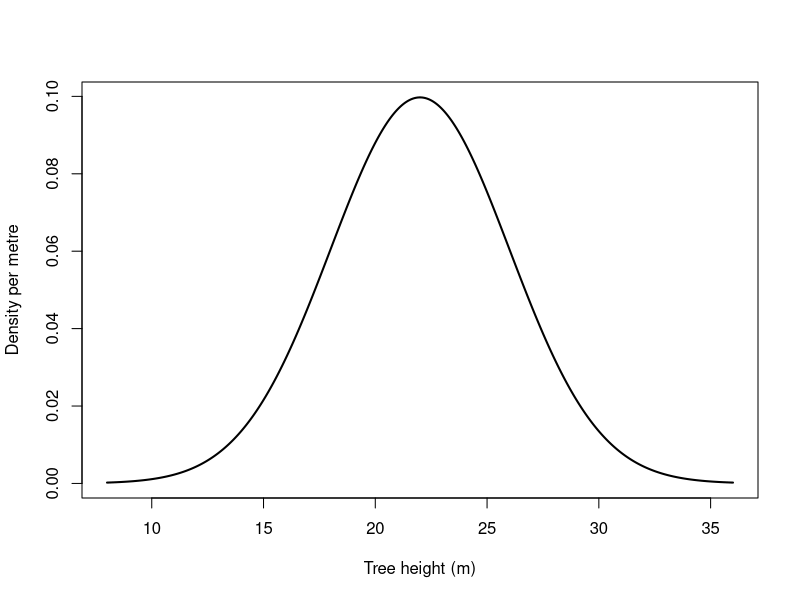
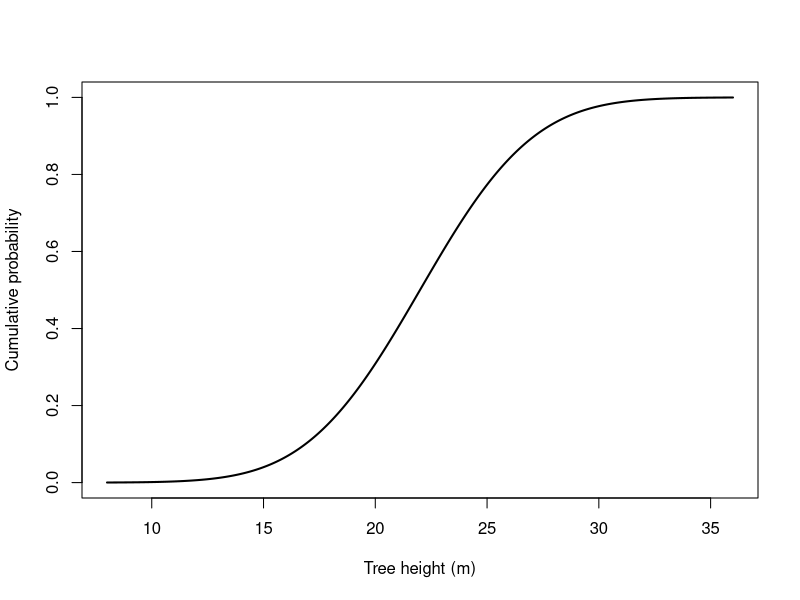
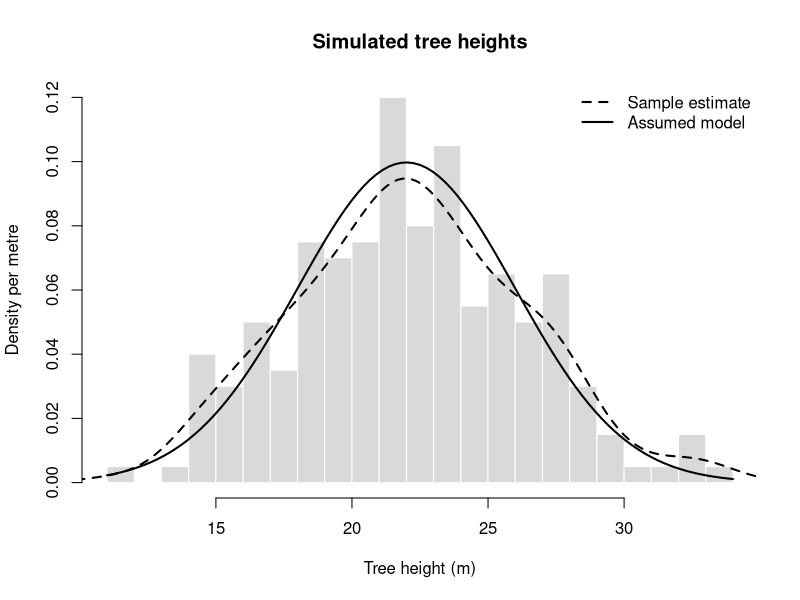
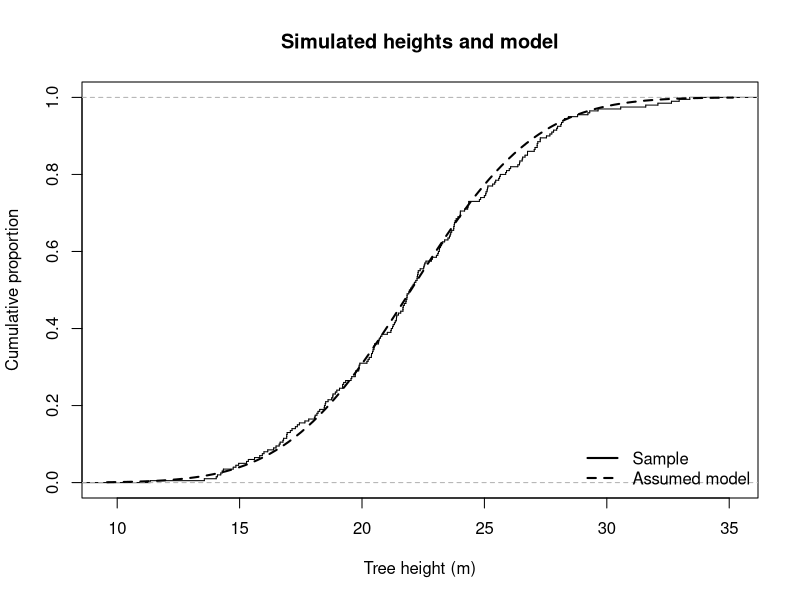
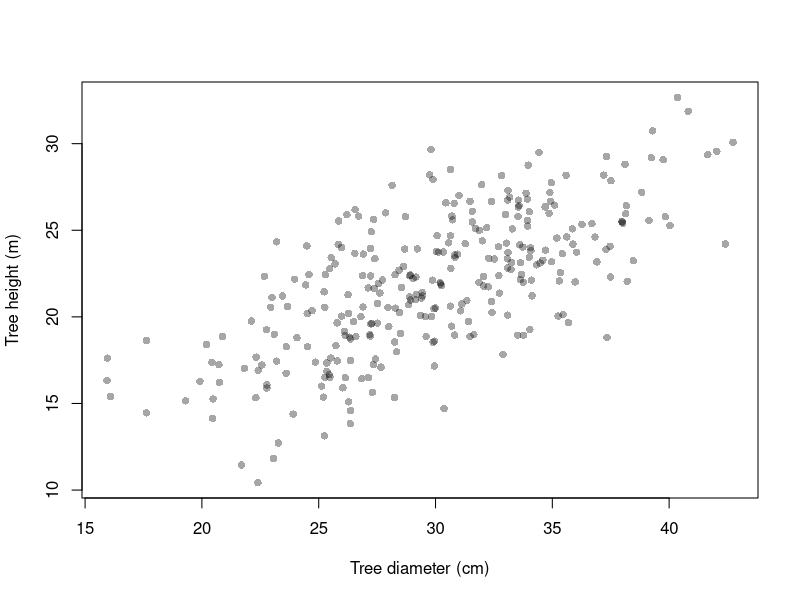
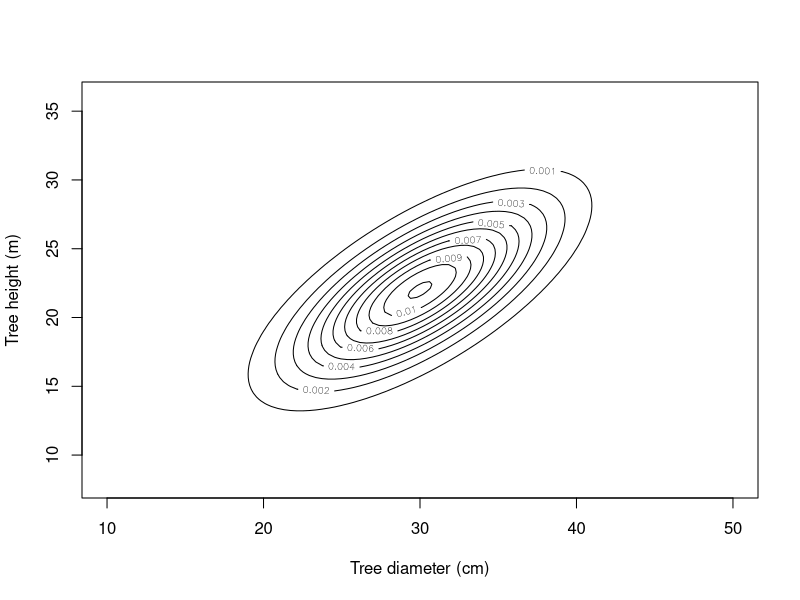
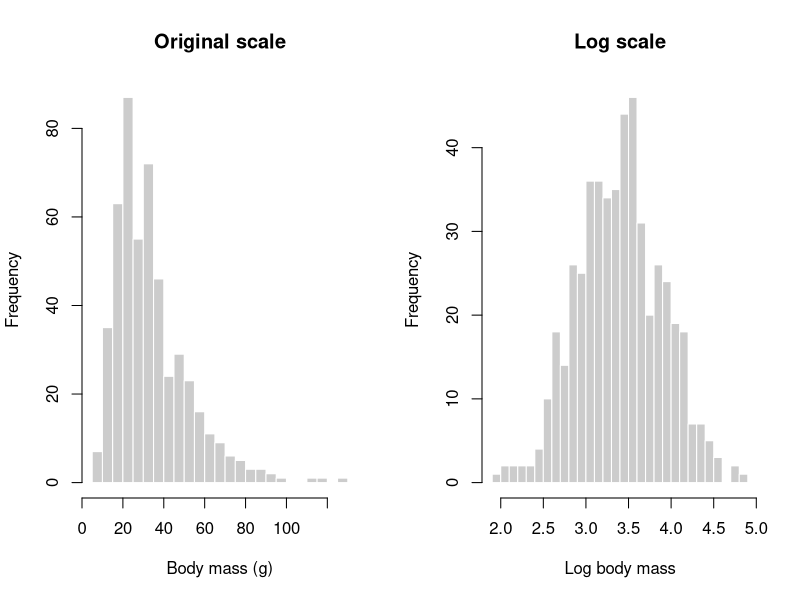
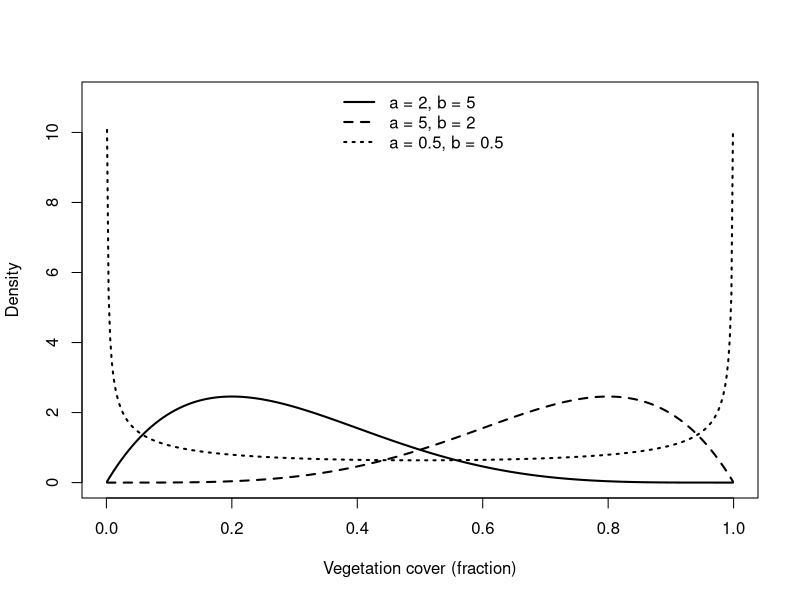

Write R code to recreate these figures, in order.
## ---- chunk 1
#| echo: false
#| eval: true
#| fig-cap: "Assumed normal density for tree height. Interval probability is area under the curve."
height_values = seq(from = 8, to = 36, length.out = 400)
height_density = dnorm(x = height_values, mean = 22, sd = 4)
plot(
  x = height_values, y = height_density, type = "l", lwd = 2,
  xlab = "Tree height (m)", ylab = "Density per metre"
)
## ---- chunk 2
#| echo: false
#| eval: true
#| fig-cap: "Cumulative probability for the assumed tree-height model."
height_values = seq(from = 8, to = 36, length.out = 400)
plot(
  x = height_values,
  y = pnorm(q = height_values, mean = 22, sd = 4),
  type = "l", lwd = 2, ylim = c(0, 1),
  xlab = "Tree height (m)", ylab = "Cumulative probability"
)
## ---- chunk 3
#| echo: false
#| eval: true
#| fig-cap: "A simulated sample of tree heights, its kernel density estimate, and the assumed normal density."
set.seed(seed = 73)
tree_heights = rnorm(n = 200, mean = 22, sd = 4)
hist(
  x = tree_heights, breaks = 16, probability = TRUE,
  col = "grey85", border = "white",
  xlab = "Tree height (m)", ylab = "Density per metre",
  main = "Simulated tree heights"
)
lines(density(x = tree_heights), lwd = 2, lty = 2)
curve(dnorm(x = x, mean = 22, sd = 4), add = TRUE, lwd = 2)
legend(
  "topright", legend = c("Sample estimate", "Assumed model"),
  lty = c(2, 1), lwd = 2, bty = "n"
)
## ---- chunk 4
#| echo: false
#| eval: true
#| fig-cap: "Empirical cumulative distribution of simulated heights and the assumed model's cumulative distribution."
set.seed(seed = 73)
tree_heights = rnorm(n = 200, mean = 22, sd = 4)
plot(
  ecdf(tree_heights), do.points = FALSE, verticals = TRUE,
  xlab = "Tree height (m)", ylab = "Cumulative proportion",
  main = "Simulated heights and model"
)
curve(pnorm(q = x, mean = 22, sd = 4), add = TRUE, lwd = 2, lty = 2)
legend(
  "bottomright", legend = c("Sample", "Assumed model"),
  lty = c(1, 2), lwd = 2, bty = "n"
)
## ---- chunk 5
#| echo: false
#| eval: true
#| fig-cap: "Simulated tree heights and diameters with a positive association."
set.seed(seed = 50)
n_trees = 300
z_height = rnorm(n = n_trees)
z_other = rnorm(n = n_trees)
tree_height = 22 + 4 * z_height
tree_diameter = 30 + 5 * (0.7 * z_height + sqrt(1 - 0.7^2) * z_other)
plot(
  x = tree_diameter, y = tree_height, pch = 16,
  col = grDevices::adjustcolor("black", alpha.f = 0.35),
  xlab = "Tree diameter (cm)", ylab = "Tree height (m)"
)
## ---- chunk 6
#| echo: false
#| eval: true
#| fig-cap: "Contours of the assumed joint density for tree diameter and height."
diameter_grid = seq(from = 10, to = 50, length.out = 100)
height_grid = seq(from = 8, to = 36, length.out = 100)
rho = 0.7
joint_density = outer(
  X = diameter_grid, Y = height_grid,
  FUN = function(diameter, height) {
    dx = (diameter - 30) / 5
    hy = (height - 22) / 4
    exp(-(dx^2 - 2 * rho * dx * hy + hy^2) / (2 * (1 - rho^2))) /
      (2 * pi * 5 * 4 * sqrt(1 - rho^2))
  }
)
contour(
  x = diameter_grid, y = height_grid, z = joint_density,
  nlevels = 8, xlab = "Tree diameter (cm)",
  ylab = "Tree height (m)"
)
## ---- chunk 7
#| echo: false
#| eval: true
#| fig-cap: "Simulated lognormal body masses on the original and log scales."
set.seed(seed = 20)
body_mass = rlnorm(n = 500, meanlog = log(30), sdlog = 0.5)
old_par = par(no.readonly = TRUE)
par(mfrow = c(1, 2))
hist(body_mass, breaks = 25, col = "grey80", border = "white",
     xlab = "Body mass (g)", main = "Original scale")
hist(log(body_mass), breaks = 25, col = "grey80", border = "white",
     xlab = "Log body mass", main = "Log scale")
par(old_par)
## ---- chunk 8
#| echo: false
#| eval: true
#| fig-cap: "Beta densities with different shapes for a fraction between zero and one."
cover_values = seq(from = 0.001, to = 0.999, length.out = 400)
plot(cover_values, dbeta(x = cover_values, shape1 = 2, shape2 = 5),
     type = "l", lwd = 2, ylim = c(0, 11),
     xlab = "Vegetation cover (fraction)", ylab = "Density")
lines(cover_values, dbeta(x = cover_values, shape1 = 5, shape2 = 2),
      lwd = 2, lty = 2)
lines(cover_values, dbeta(x = cover_values, shape1 = 0.5, shape2 = 0.5),
      lwd = 2, lty = 3)
legend("top", legend = c("a = 2, b = 5", "a = 5, b = 2",
                         "a = 0.5, b = 0.5"),
       lty = 1:3, lwd = 2, bty = "n")
